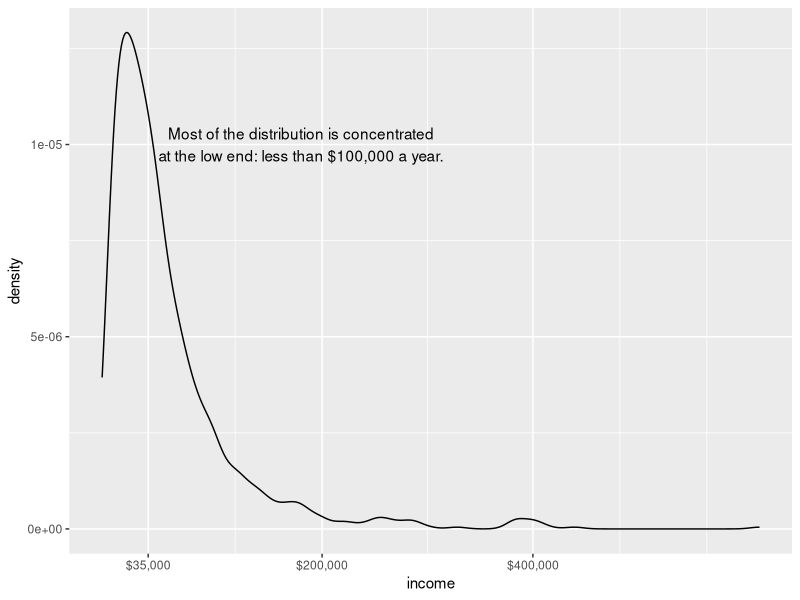

This figure's R source:
library(ggplot2)
library(scales)
custdata_v1 <- read.table('custdata.tsv',header=T,sep='\t')

income_stat <- boxplot.stats(custdata_v1$income)$stats

income_stat_str <- paste(income_stat, collapse=" ")


ggplot(custdata_v1) + geom_density(aes(x=income)) +
  labs(y="density") +
  scale_x_continuous(labels=dollar, breaks=c(35000,200000,400000)) + annotate("text", x = 180000, y = 1e-05, label = paste("Most of the distribution is concentrated", "at the low end: less than $100,000 a year.", sep="\n"))

  


































